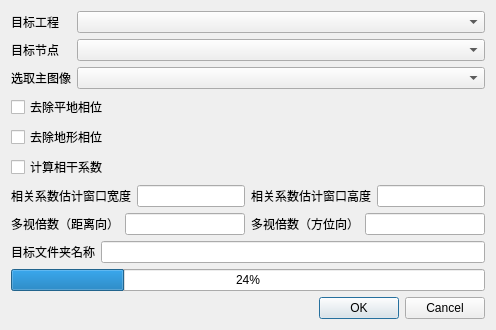
<?xml version="1.0" encoding="UTF-8"?>
<ui version="4.0">
 <class>Interferometric_Formation</class>
 <widget class="QWidget" name="Interferometric_Formation">
  <property name="geometry">
   <rect>
    <x>0</x>
    <y>0</y>
    <width>532</width>
    <height>343</height>
   </rect>
  </property>
  <property name="windowTitle">
   <string>干涉相位生成</string>
  </property>
  <property name="windowIcon">
   <iconset resource="../resources/QtWidgetsApplication3.qrc">
    <normaloff>:/QtWidgetsApplication3/icon/InSARapp.ico</normaloff>:/QtWidgetsApplication3/icon/InSARapp.ico</iconset>
  </property>
  <layout class="QVBoxLayout" name="verticalLayout">
   <property name="sizeConstraint">
    <enum>QLayout::SetFixedSize</enum>
   </property>
   <item>
    <layout class="QFormLayout" name="formLayout">
     <item row="0" column="0">
      <widget class="QLabel" name="label">
       <property name="text">
        <string>目标工程</string>
       </property>
      </widget>
     </item>
     <item row="0" column="1">
      <widget class="QComboBox" name="comboBox"/>
     </item>
     <item row="1" column="0">
      <widget class="QLabel" name="label_2">
       <property name="text">
        <string>目标节点</string>
       </property>
      </widget>
     </item>
     <item row="1" column="1">
      <widget class="QComboBox" name="comboBox_2"/>
     </item>
     <item row="2" column="0">
      <widget class="QLabel" name="label_3">
       <property name="text">
        <string>选取主图像</string>
       </property>
      </widget>
     </item>
     <item row="2" column="1">
      <widget class="QComboBox" name="comboBox_3"/>
     </item>
    </layout>
   </item>
   <item>
    <widget class="QCheckBox" name="Isdeflat">
     <property name="text">
      <string>去除平地相位</string>
     </property>
    </widget>
   </item>
   <item>
    <widget class="QCheckBox" name="Istopo_removal">
     <property name="text">
      <string>去除地形相位</string>
     </property>
    </widget>
   </item>
   <item>
    <widget class="QCheckBox" name="iscoherence">
     <property name="text">
      <string>计算相干系数</string>
     </property>
    </widget>
   </item>
   <item>
    <layout class="QHBoxLayout" name="horizontalLayout_2">
     <property name="sizeConstraint">
      <enum>QLayout::SetDefaultConstraint</enum>
     </property>
     <item>
      <widget class="QLabel" name="win_w_label">
       <property name="text">
        <string>相关系数估计窗口宽度</string>
       </property>
      </widget>
     </item>
     <item>
      <widget class="QLineEdit" name="win_w"/>
     </item>
     <item>
      <widget class="QLabel" name="win_h_label">
       <property name="text">
        <string>相关系数估计窗口高度</string>
       </property>
      </widget>
     </item>
     <item>
      <widget class="QLineEdit" name="win_h"/>
     </item>
    </layout>
   </item>
   <item>
    <layout class="QHBoxLayout" name="horizontalLayout">
     <item>
      <widget class="QLabel" name="label_5">
       <property name="text">
        <string>多视倍数（距离向）</string>
       </property>
      </widget>
     </item>
     <item>
      <widget class="QLineEdit" name="multilook_rg"/>
     </item>
     <item>
      <widget class="QLabel" name="label_6">
       <property name="text">
        <string>多视倍数（方位向）</string>
       </property>
      </widget>
     </item>
     <item>
      <widget class="QLineEdit" name="multilook_az"/>
     </item>
    </layout>
   </item>
   <item>
    <layout class="QHBoxLayout" name="horizontalLayout_3">
     <item>
      <widget class="QLabel" name="label_4">
       <property name="text">
        <string>目标文件夹名称</string>
       </property>
      </widget>
     </item>
     <item>
      <widget class="QLineEdit" name="file_name"/>
     </item>
    </layout>
   </item>
   <item>
    <widget class="QProgressBar" name="progressBar">
     <property name="value">
      <number>24</number>
     </property>
    </widget>
   </item>
   <item>
    <widget class="QDialogButtonBox" name="buttonBox">
     <property name="standardButtons">
      <set>QDialogButtonBox::Cancel|QDialogButtonBox::Ok</set>
     </property>
    </widget>
   </item>
  </layout>
 </widget>
 <resources>
  <include location="../resources/QtWidgetsApplication3.qrc"/>
 </resources>
 <connections/>
</ui>
